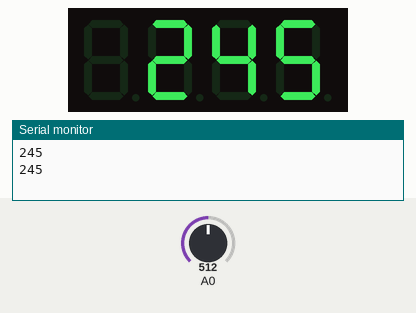
Recording of a sketch running on a simulated Arduino Uno, built with avr-gcc and run on an emulated ATmega328P. On the bench: 4-digit seven-segment display, the last lines printed to the serial monitor. Inputs (shaded band) come from the test bench; at power-on: A0 = 512.

Above: at 1.8 s.
1.9 s: A0 set to 716
At 2.4 s:
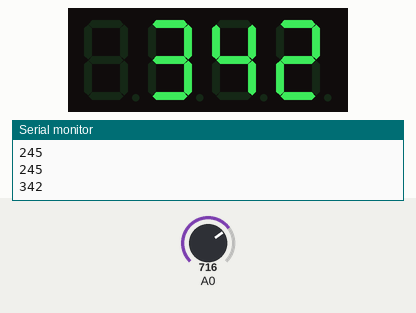
3.5 s: A0 set to 900
At 5.2 s:
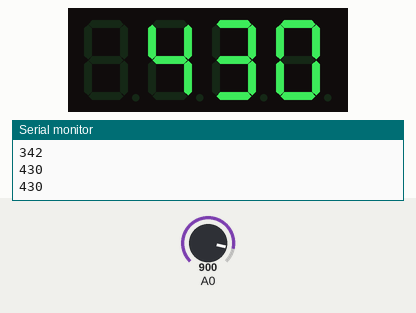
5.5 s: A0 set to 1023
At 6.8 s:
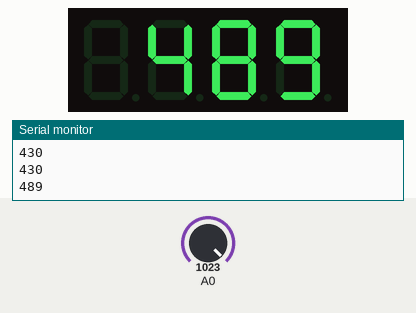
Timing chart, 0 to 8.5 s (numbered marks = the images above; inputs shaded):
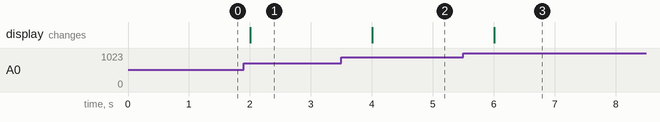

The sketch:

TempSensor.ino
```cpp
#include "SevSeg.h"
SevSeg sevseg;
int sensorValue;
int tempe = 0;
unsigned long start= 0;

void setup()
{
  byte numDigits = 4;
  byte digitPins[] = {2, 3, 4, 5};
  byte segmentPins[] = {6, 7, 8, 9, 10, 11, 12, 13};
  sevseg.begin(COMMON_ANODE, numDigits, digitPins, segmentPins);
  sevseg.setBrightness(10);
  Serial.begin(9600);
  changeT();
}

void loop()
{


  if(millis() > (start + 1000)){
    start = millis();
    changeT();
  }

  sevseg.refreshDisplay();

}

void changeT() {
    sensorValue = analogRead(A0); //Auslesen des Sensorwertes.
    tempe = (4.9 * sensorValue * 100.0)/1024.0;  //Umwandeln des Sensorwertes mit Hilfe des "map" Befehls.
    sevseg.setNumber(tempe);
    Serial.println(tempe);
}
```

Measured:
- after the input at 1.9 s, the display: changes after 0.10 s (image 1)
- after the input at 3.5 s, the display: changes after 0.51 s (image 2)
- after the input at 5.5 s, the display: changes after 0.51 s (image 3)
